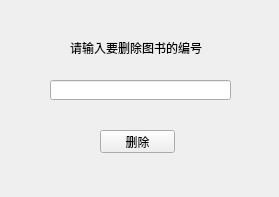
<?xml version="1.0" encoding="UTF-8"?>
<ui version="4.0">
 <class>deletebok</class>
 <widget class="QWidget" name="deletebok">
  <property name="geometry">
   <rect>
    <x>0</x>
    <y>0</y>
    <width>279</width>
    <height>197</height>
   </rect>
  </property>
  <property name="windowTitle">
   <string>Form</string>
  </property>
  <widget class="QLabel" name="label">
   <property name="geometry">
    <rect>
     <x>70</x>
     <y>40</y>
     <width>141</width>
     <height>16</height>
    </rect>
   </property>
   <property name="text">
    <string>请输入要删除图书的编号</string>
   </property>
  </widget>
  <widget class="QLineEdit" name="id">
   <property name="geometry">
    <rect>
     <x>50</x>
     <y>80</y>
     <width>181</width>
     <height>20</height>
    </rect>
   </property>
  </widget>
  <widget class="QPushButton" name="del">
   <property name="geometry">
    <rect>
     <x>100</x>
     <y>130</y>
     <width>75</width>
     <height>23</height>
    </rect>
   </property>
   <property name="text">
    <string>删除</string>
   </property>
  </widget>
 </widget>
 <resources/>
 <connections/>
</ui>
